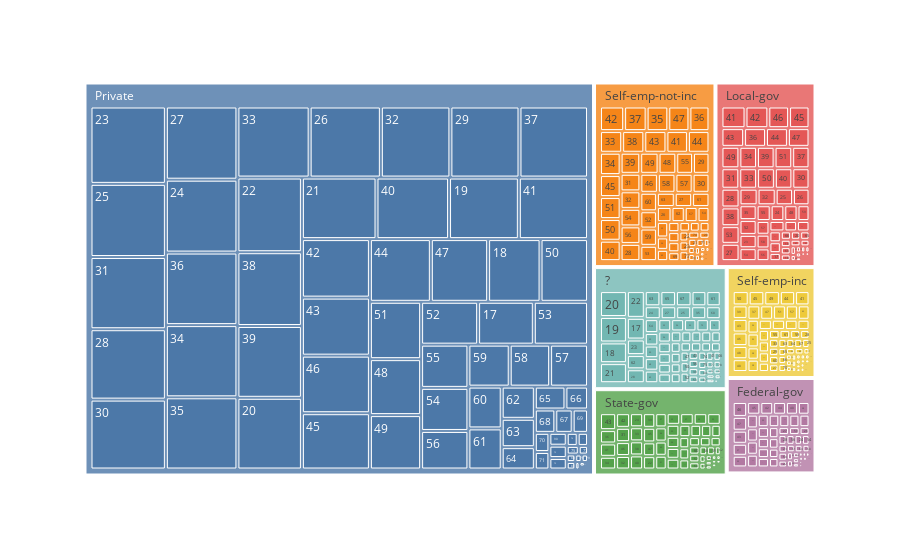

The code cell stored with this chart in its notebook:
### Markdown cell above
### A table of The age distribution related with each workclass.
To see the visualization with plotly, access https://nbviewer.jupyter.org/ and load the link of this github page

### Code cell
graph = px.treemap( df3, path=['workclass','age'], color_discrete_sequence=px.colors.qualitative.T10)
graph.show()

### Figure 1 — Plotly figure (JSON) as saved in the notebook; plotly's stock layout.template omitted (floating-point values rounded to 4 significant figures; data arrays with more than 128 entries replaced by an {"elided": "..."} marker saying what was removed)
{"data": [{"branchvalues": "total", "domain": {"x": [0, 1], "y": [0, 1]}, "hovertemplate": "labels=%{label}<br>count=%{value}<br>parent=%{parent}<br>id=%{id}<extra></extra>", "ids": {"elided": "490 str values"}, "labels": {"elided": "490 str values"}, "name": "", "parents": {"elided": "490 str values"}, "type": "treemap", "values": {"elided": "490 int values"}}], "layout": {"legend": {"tracegroupgap": 0}, "margin": {"t": 60}, "treemapcolorway": ["#4C78A8", "#F58518", "#E45756", "#72B7B2", "#54A24B", "#EECA3B", "#B279A2", "#FF9DA6", "#9D755D", "#BAB0AC"]}}
